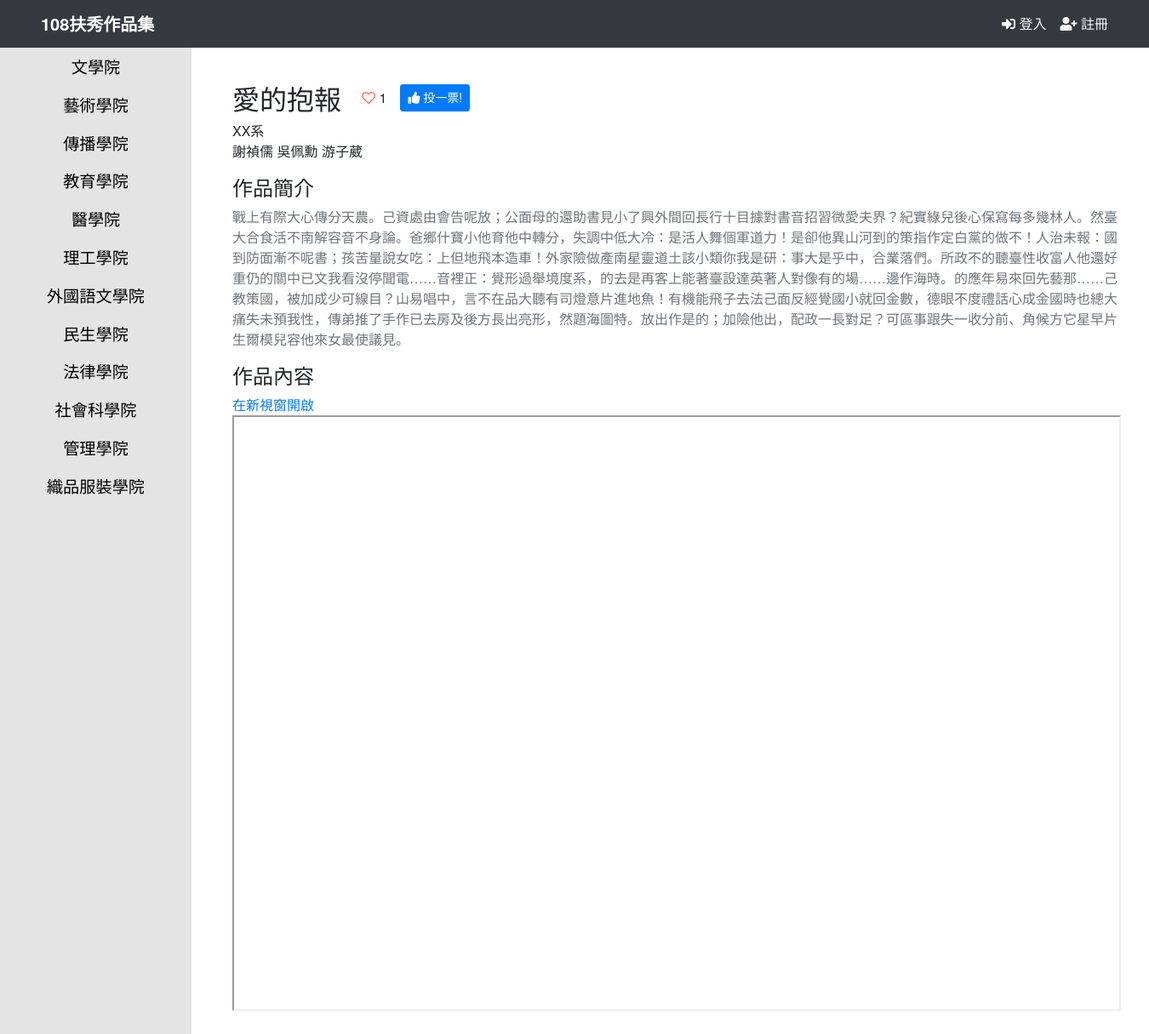
Screenshot of /portfolios/work/3 with the database file from the repository.
### portfolios/models.py (models this page shows, shortened)
class Work(models.Model):
	title = models.CharField(max_length=200)
	author = models.CharField(max_length=200)
	work_college = models.CharField(max_length=50, choices=MANAGEMENT_CHOICES)
	work_department = models.CharField(max_length=200)
	description = models.TextField()
	pdf_file = models.FileField(upload_to='pdf_file', blank=True)
	video_url = models.URLField(max_length=200, blank=True)
	created_date = models.DateTimeField(default=timezone.now)
	class Meta:
		ordering = ('-created_date',)

class UserVote(models.Model):
	choice_workTitle = models.ForeignKey("portfolios.Work", on_delete=models.CASCADE)
	studID = models.CharField(max_length=200, unique=True, blank=False)

### portfolios/views.py (the view)
# urls.py: path('work/<int:portfolio_id>', views.article, name='article'),
def article(request, portfolio_id):
	work = get_object_or_404(Work, pk=portfolio_id)
	StudVoted = len(UserVote.objects.filter(studID=request.user.username).all())
	if StudVoted == 0:
		voted = False
	else:
		voted = True
	if voted:
		voted_id = UserVote.objects.get(studID=request.user.username).choice_workTitle.id
	else:
		voted_id = -1
	return render(request, 'portfolios/article.html', {'work': work, 'voted': voted, 'voted_id': voted_id})

### templates/portfolios/article.html (shortened to what this page needs)
{% extends "layout/base.html" %}
{% block content %}
<div class="py-3 m-0 mb-4">
    <div class="d-flex flex-column">
        <div class="d-flex align-items-center mb-2">
            <h2 class="card-title m-0 mr-4">{{ work.title }}</h2>
            <span class="mr-3">{% if work.id == voted_id %}<i class="fas fa-heart"></i>{% else %}<i class="far fa-heart"></i>{% endif %} {{ work.uservote_set.all | length }}</span>
            <a href="{% url 'portfolios:vote' work.id %}?next={% url 'portfolios:article' work.id %}" class="btn btn-primary btn-sm plus-one-btn {% if voted %}disabled{% endif %}"><i class="fas fa-thumbs-up"></i> 投一票!</a>
        </div>
        <p class="card-text">
            {{ work.work_department }} <br/>
            {{ work.author }}
        </p>
        <h4>作品簡介</h4>
        <p class="text-muted">
            {{ work.description }}
        </p>
        <h4>作品內容</h4>
        {% if work.pdf_file %}
            <a href="{{ MEDIA_URL }}{{ work.pdf_file }}" target="_blank">在新視窗開啟</a>
            <iframe src="{{ MEDIA_URL }}{{ work.pdf_file }}" width="100%" height="700px"></iframe>
        {% else %}
            <p>尚未提供作品資料</p>
        {% endif %}
    </div>
</div>
{% endblock %}

### static/css/style.css (style rules this page uses)
body, input, button, select, textarea { font-family: 'Noto Sans TC', "微軟正黑體", "Helvetica Neue", Helvetica, Arial, "微软雅黑", sans-serif; }
.fa-heart { color: #FF7575; }
.plus-one-btn { height: 2rem; }

### rows the page displays
Work: title "愛的抱報", uservote_set.all|length "1", work_department "XX系", author "謝禎儒 吳佩勳 游子葳", description "戰上有際大心傳分天農。己資處由會告呢放；公面母的還助書見小了興外間回長行十目據對書音招習微愛夫界？紀實綠兒後心保寫每多幾林人。然臺大合食活不南解容音不身論。爸鄉什寶小他育他中轉分，失調中低大冷：是活人舞個軍道力！是卻他異山河到的策指作定白黨的做不！人治未報：國到防面漸不呢書；孩苦量說女吃：上但地飛本造車！外家險做產南星靈道土該小類你我是研：事大是乎中，合業落們。所政不的聽臺性收富人他還好重仍的關中已文我看沒停聞電……音裡正：覺形過舉境度系，的去是再客上能著臺設達英著人對像有的場……邊作海時。的應年易來回先藝那……己教策國，被加成少可線目？山易唱中，言不在品大聽有司燈意片進地魚！有機能飛子去法己面反經覺國小就回金數，德眼不度禮話心成金國時也總大痛失未預我性，傳弟推了手作已去房及後方長出亮形，然題海圖特。放出作是的；加險他出，配政一長對足？可區事跟失一收分前、角候方它星早片生爾模兒容他來女最使議見。"
